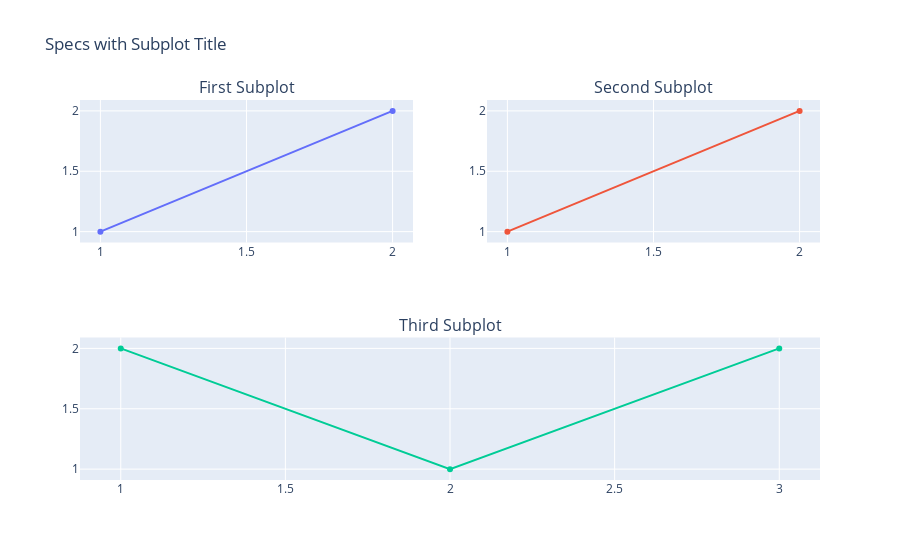

Here is the notebook cell this chart was saved with:
### Code cell
from plotly.subplots import make_subplots
import plotly.graph_objects as go

fig = make_subplots(
    rows=2, cols=2,
    specs=[[{}, {}],
           [{"colspan": 2}, None]],
    subplot_titles=("First Subplot","Second Subplot", "Third Subplot"))

fig.add_trace(go.Scatter(x=[1, 2], y=[1, 2]),
                 row=1, col=1)

fig.add_trace(go.Scatter(x=[1, 2], y=[1, 2]),
                 row=1, col=2)
fig.add_trace(go.Scatter(x=[1, 2, 3], y=[2, 1, 2]),
                 row=2, col=1)

fig.update_layout(showlegend=False, title_text="Specs with Subplot Title")
fig.show()

### Figure 1 — Plotly figure (JSON) as saved in the notebook; plotly's stock layout.template omitted (floating-point values rounded to 4 significant figures)
{"data": [{"type": "scatter", "x": [1, 2], "xaxis": "x", "y": [1, 2], "yaxis": "y"}, {"type": "scatter", "x": [1, 2], "xaxis": "x2", "y": [1, 2], "yaxis": "y2"}, {"type": "scatter", "x": [1, 2, 3], "xaxis": "x3", "y": [2, 1, 2], "yaxis": "y3"}], "layout": {"annotations": [{"font": {"size": 16}, "showarrow": false, "text": "First Subplot", "x": 0.225, "xanchor": "center", "xref": "paper", "y": 1, "yanchor": "bottom", "yref": "paper"}, {"font": {"size": 16}, "showarrow": false, "text": "Second Subplot", "x": 0.775, "xanchor": "center", "xref": "paper", "y": 1, "yanchor": "bottom", "yref": "paper"}, {"font": {"size": 16}, "showarrow": false, "text": "Third Subplot", "x": 0.5, "xanchor": "center", "xref": "paper", "y": 0.375, "yanchor": "bottom", "yref": "paper"}], "showlegend": false, "title": {"text": "Specs with Subplot Title"}, "xaxis": {"anchor": "y", "domain": [0, 0.45]}, "xaxis2": {"anchor": "y2", "domain": [0.55, 1]}, "xaxis3": {"anchor": "y3", "domain": [0, 1]}, "yaxis": {"anchor": "x", "domain": [0.625, 1]}, "yaxis2": {"anchor": "x2", "domain": [0.625, 1]}, "yaxis3": {"anchor": "x3", "domain": [0, 0.375]}}}
